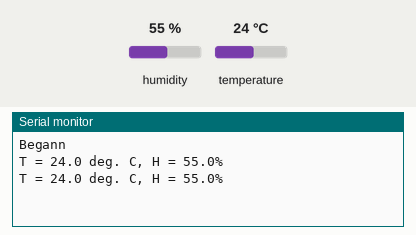
Simulated run of this sketch. Board: Arduino Uno, built with avr-gcc and run on an emulated ATmega328P. Parts: the last lines printed to the serial monitor. The test bench sets the inputs (shaded band); at power-on: humidity 55 %, temperature 24 °C.

Above: at 6.8 s.
6.9 s: humidity set to 22 %
At 10.1 s:
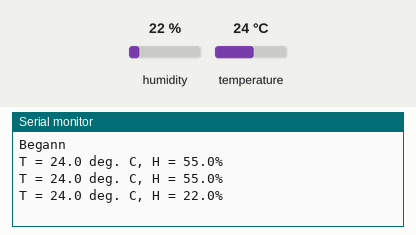
11.4 s: temperature set to 12 °C
At 12.4 s:
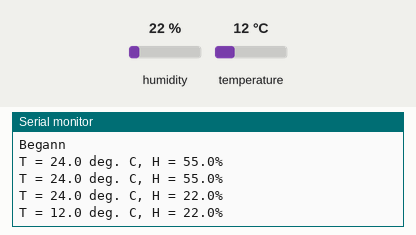
15.9 s: humidity set to 40 %
At 19.5 s:
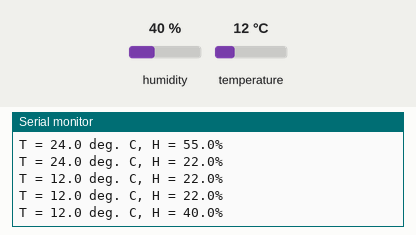
Timing chart, 0 to 21.0 s (numbered marks = the images above; inputs shaded):
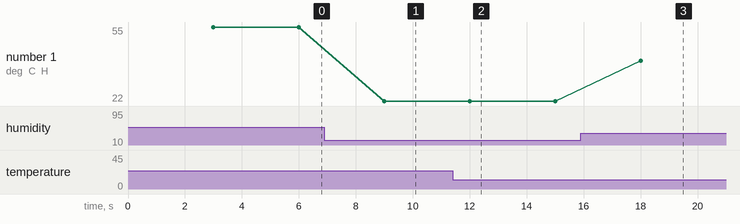

The sketch:

DHT11_TempHumiditySensor.ino
```cpp
// Impots
#include <dht_nonblocking.h>
#define DHT_SENSOR_TYPE DHT_TYPE_11


static const int DHT_SENSOR_PIN = 2;
DHT_nonblocking dht_sensor( DHT_SENSOR_PIN, DHT_SENSOR_TYPE );


void setup( )
{
  Serial.begin(9600);
  Serial.println("Begann");
}


/* Poll for a measurement, keeping the state machine alive.
 * Returns true if a measurement is available.
 */
static bool measure_environment( float *temperature, float *humidity )
{
  static unsigned long measurement_timestamp = millis( );

  /* Measure once every four seconds. */
  if( millis( ) - measurement_timestamp > 3000ul )
  {
    if( dht_sensor.measure( temperature, humidity ) == true )
    {
      measurement_timestamp = millis( );
      return( true );
    }
  }

  return( false );
}


void loop( )
{
  float temperature;
  float humidity;

  /* Measure temperature and humidity.  If the functions returns
     true, then a measurement is available. */
  if( measure_environment( &temperature, &humidity ) == true )
  {
    Serial.print( "T = " );
    Serial.print( temperature, 1 );
    Serial.print( " deg. C, H = " );
    Serial.print( humidity, 1 );
    Serial.println( "%" );
  }
}
```

Measured:
- after the input at 6.9 s, the serial monitor: prints a new line after 2.1 s (image 1)
- after the input at 11.4 s, the serial monitor: prints a new line after 0.60 s (image 2)
- after the input at 15.9 s, the serial monitor: prints a new line after 2.1 s (image 3)
- plotted number 1: 55 → 22 after the input at 6.9 s, 22 → 40 after the input at 15.9 s
